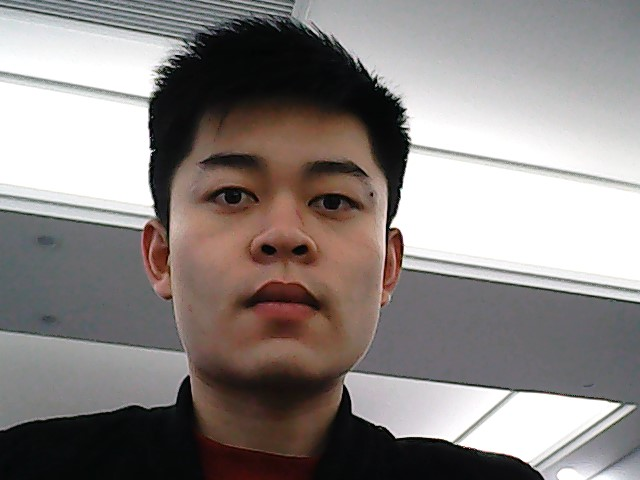
#> input picture 14/1.jpg, 640 x 480 px
$ python 14_4.py
#> lines starting #> are read from the running program, lines starting #| are printed output that depends on the picture
# -*- coding: utf-8 -*-
"""
Created on Tue Mar 19 21:43:24 2019

@author: TongDist
"""

import cv2
import numpy as np

img=cv2.imread('1.jpg')
#> img is the input picture: shape (480, 640, 3); mean B, G, R 131, 133.2, 139.9
rows,cols,ch=img.shape
#> rows = 480; cols = 640; ch = 3
pts1=np.float32([[50,50],[200,50],[50,200]])
pts2=np.float32([[10,100],[200,50],[100,250]])
M=cv2.getAffineTransform(pts1,pts2)
dst=cv2.warpAffine(img,M,(cols*2,rows*2))
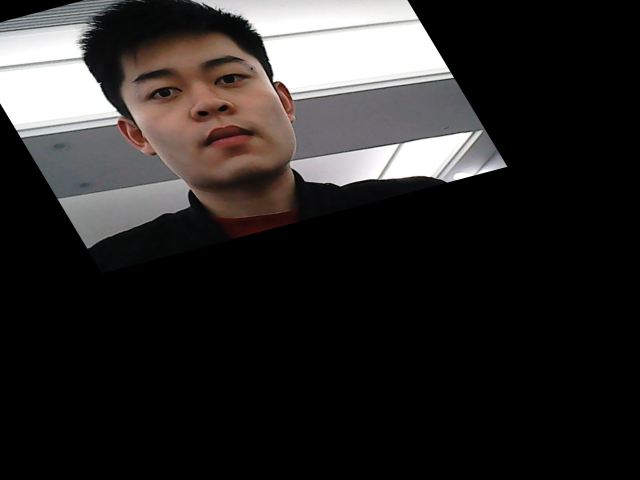
#> dst: shape (960, 1280, 3) (shown at 1/2 size); mean B, G, R 40.4, 41.2, 43.8
#plt.subplot(121,plt.imshow(img),plt.title('Input'))
#plt.subplot(121,plt.imshow(img),plt.title('Output'))
#plt.show()
while True:
    cv2.imshow('Input',img)
    cv2.imshow('Output',dst)
    if cv2.waitKey(1) & 0xFF == 27:
#> (key Esc is pressed here)
        break
cv2.destroyAllWindows()
